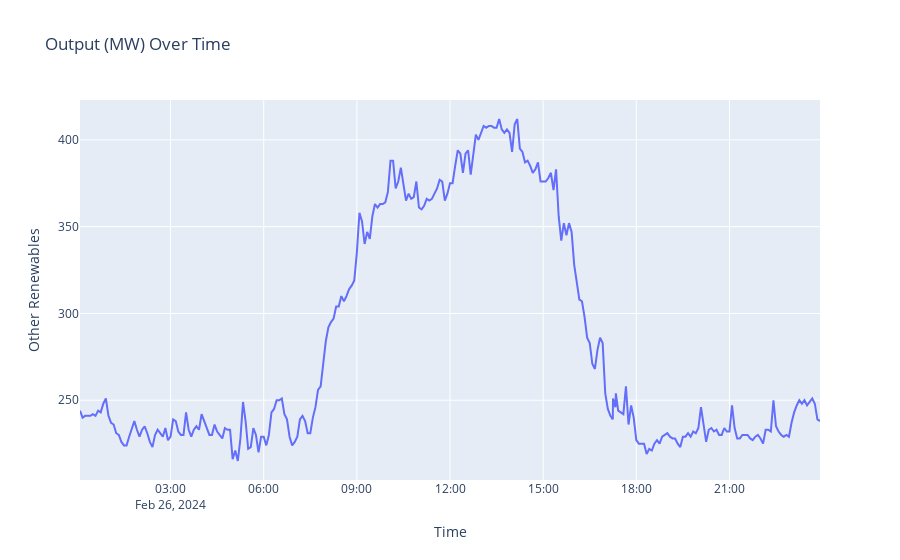

Here is the notebook cell this chart was saved with:
### Markdown cell above
## Get data for NYISO "Other Renewables" Output (MW)
According to NYISO Real-Time Dashboard, Other Renewables consists of: Solar Energy, Energy Storage Resources, Methane, Refuse, Wood

To approach Saul Griffith's chart of aligning loads with midday abundance of energy, I use data from the above energy mix output to allocate flexible resources.

### Code cell
def get_other_renewable_energy_output():
    nyiso = gridstatus.NYISO()
    energy_output = nyiso.get_fuel_mix(start="February 26, 2024", end="February 27, 2024")
    energy_output_col_subset = energy_output[["Time", "Other Renewables"]]
    energy_output_filtered = energy_output_col_subset[energy_output_col_subset["Time"] < "February 27, 2024"]
    return energy_output_filtered
    
other_renewable_energy_output = get_other_renewable_energy_output()
fig = px.line(other_renewable_energy_output, x="Time", y="Other Renewables", title="Output (MW) Over Time")
fig.show()

### Figure 1 — Plotly figure (JSON) as saved in the notebook; plotly's stock layout.template omitted (floating-point values rounded to 4 significant figures; data arrays with more than 128 entries replaced by an {"elided": "..."} marker saying what was removed)
{"data": [{"hovertemplate": "Time=%{x}<br>Other Renewables=%{y}<extra></extra>", "legendgroup": "", "line": {"color": "#636efa", "dash": "solid"}, "marker": {"symbol": "circle"}, "mode": "lines", "name": "", "orientation": "v", "showlegend": false, "type": "scatter", "x": {"elided": "290 str values"}, "xaxis": "x", "y": {"elided": "290 int values"}, "yaxis": "y"}], "layout": {"autosize": true, "legend": {"tracegroupgap": 0}, "title": {"text": "Output (MW) Over Time"}, "xaxis": {"anchor": "y", "autorange": true, "domain": [0, 1], "range": ["2024-02-26 00:05", "2024-02-26 23:55"], "title": {"text": "Time"}, "type": "date"}, "yaxis": {"anchor": "x", "autorange": true, "domain": [0, 1], "range": [204.1, 422.9], "title": {"text": "Other Renewables"}, "type": "linear"}}}
